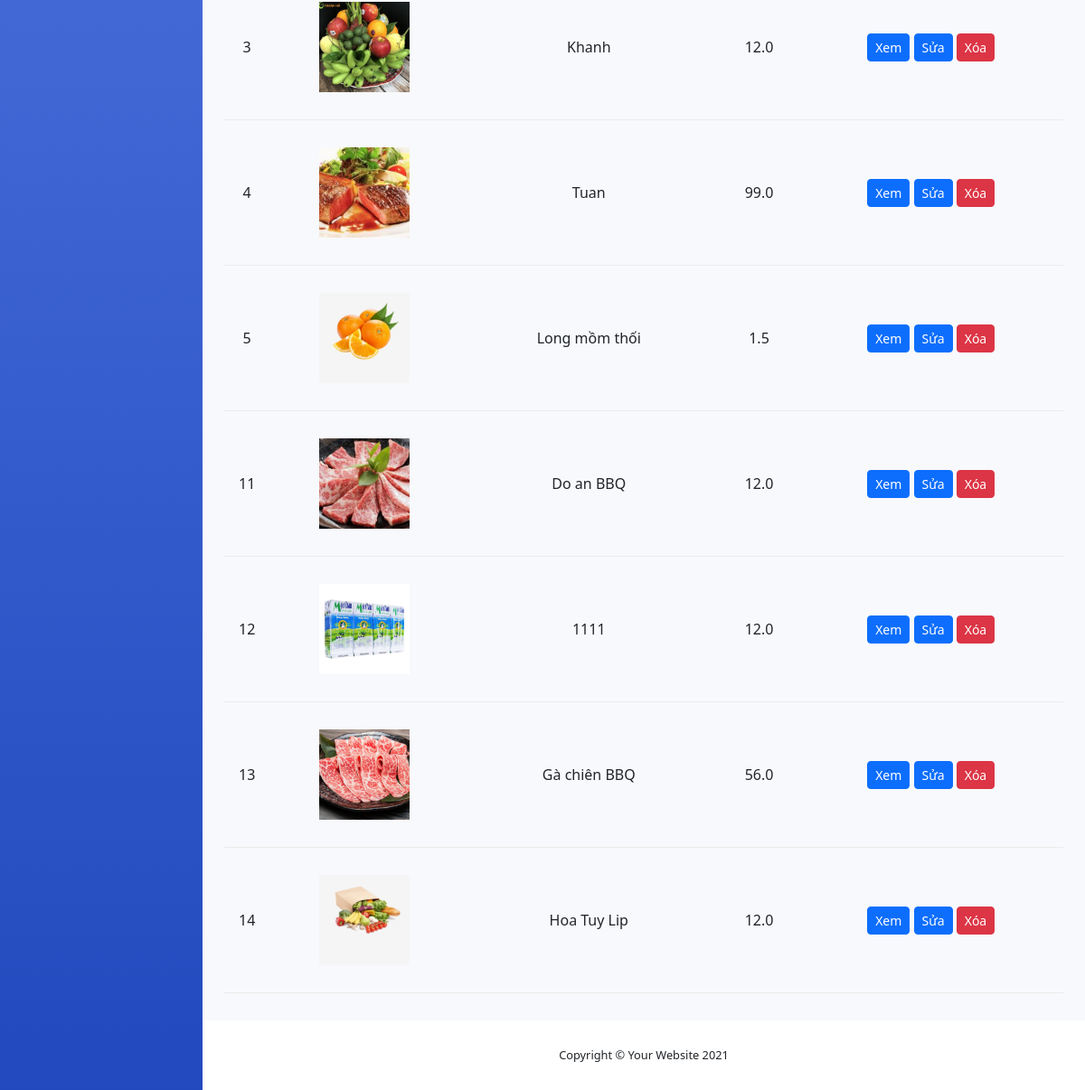
The page /manageProduct/ (lower part) on the database as committed earlier.
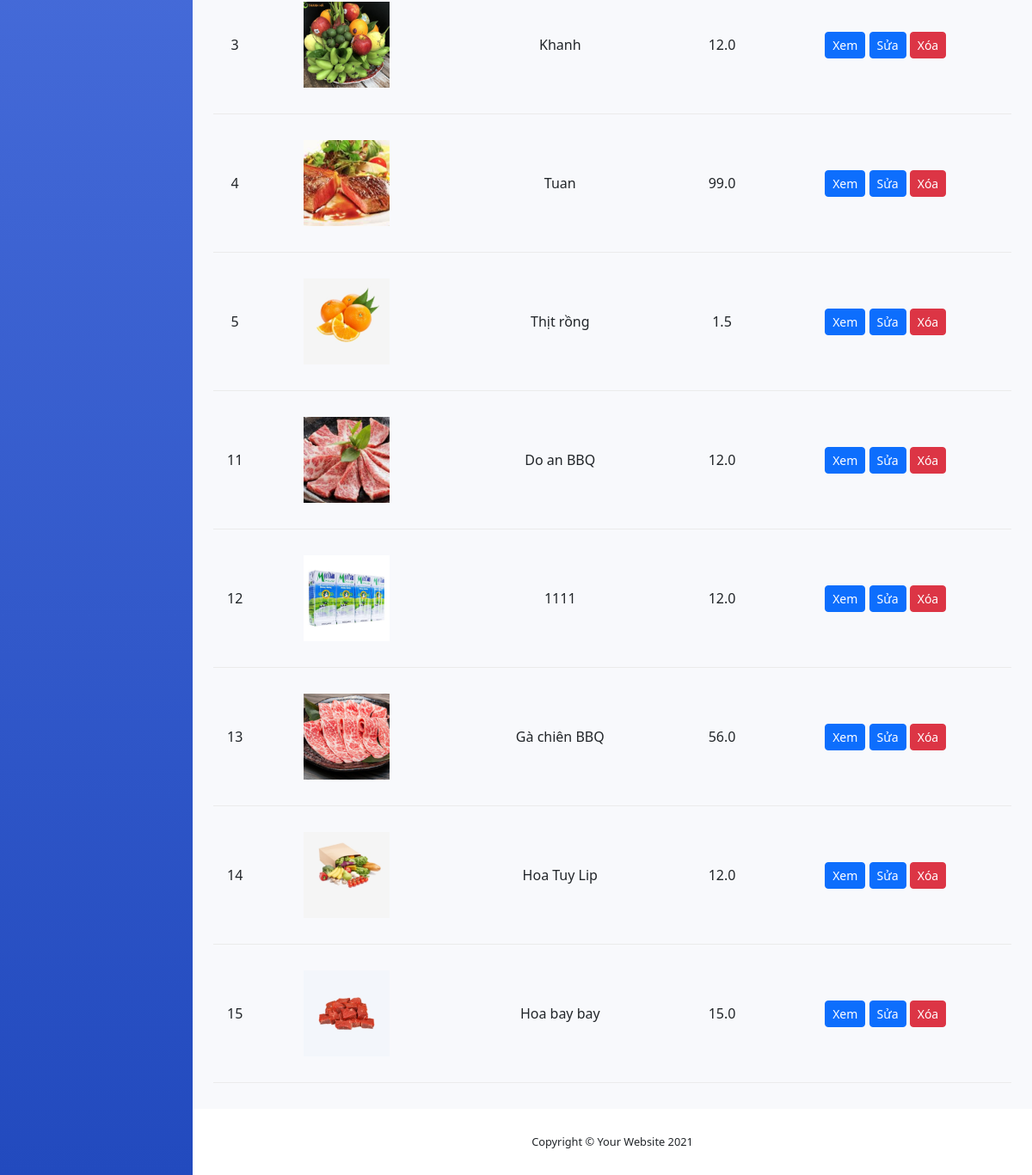
The same page on the database as committed later.
### app/models.py (models this page shows, shortened)
class Product(models.Model):
    name = models.CharField(max_length=200, null=True)
    category = models.ManyToManyField(Category, related_name='product_category')
    price = models.FloatField()
    price_sale = models.DecimalField(max_digits=10, decimal_places=2, default=0.0)
    describe = models.CharField(max_length=300, null=True)
    digital = models.BooleanField(default=False, null=True, blank=False)
    image = models.ImageField(null=True, blank=True)
    unit = models.CharField(max_length=50, null=True, blank=True)
    count = models.IntegerField(default=0)
    @property
    def ImageURL(self):
        try:
            url = self.image.url
        except:
            url = ''
        return url

### app/python/admin/manage_product.py (the view)
# urls.py: path('manageProduct/', views.manageProduct, name="manageProduct"),
def manageProduct(request):
    products = Product.objects.all()
    form = AddProduct()
    context = {'products': products}
    return render(request, 'admin/managementProduct.html', context)

### app/templates/admin/managementProduct.html (shortened to what this page needs)
{% extends 'admin/manage.html' %}
{% load static %}
{% block blog-product %}
    <div class="container mt-4">
  <section class="mt-3">
        <div class="container">
            <div class="row">
                <div class="col-lg-12">
                    <div class="shoping__cart__table">
                        <table>
                            <tbody>
                                {% for product in products %}
                                <tr>
                                    <td>
                                        {{ product.id }}
                                    </td>
                                    <td>
                                        <img style="height: 100px" src="{{ product.ImageURL }}" alt="">
                                    </td>
                                    <td>
                                        {{ product.name }}
                                    </td>
                                    <td>
                                        {{ product.price }}
                                    </td>
                                    <td>
                                        <a style="h" href="{% url 'viewProduct' %}?id={{ product.id }}" class="btn btn-primary btn-sm">Xem</a>
                                        <a href="{% url 'editProduct' %}?id={{ product.id }}" class="btn btn-primary btn-sm">Sửa</a>
                                        <a href="{% url 'deleteProduct' %}?id={{ product.id }}" class="btn btn-danger btn-sm">Xóa</a>
                                    </td>
                                </tr>
                                {% endfor %}
                            </tbody>
                        </table>
                    </div>
                </div>
            </div>
        </div>
    </section>
</div>
{% endblock blog-product %}

Rows that differ between the two databases and show on the page:
changed Product id 5: name "Long mồm thối" → "Thịt rồng"
added Product: id "15", ImageURL (picture), name "Hoa bay bay", price "15.0"
